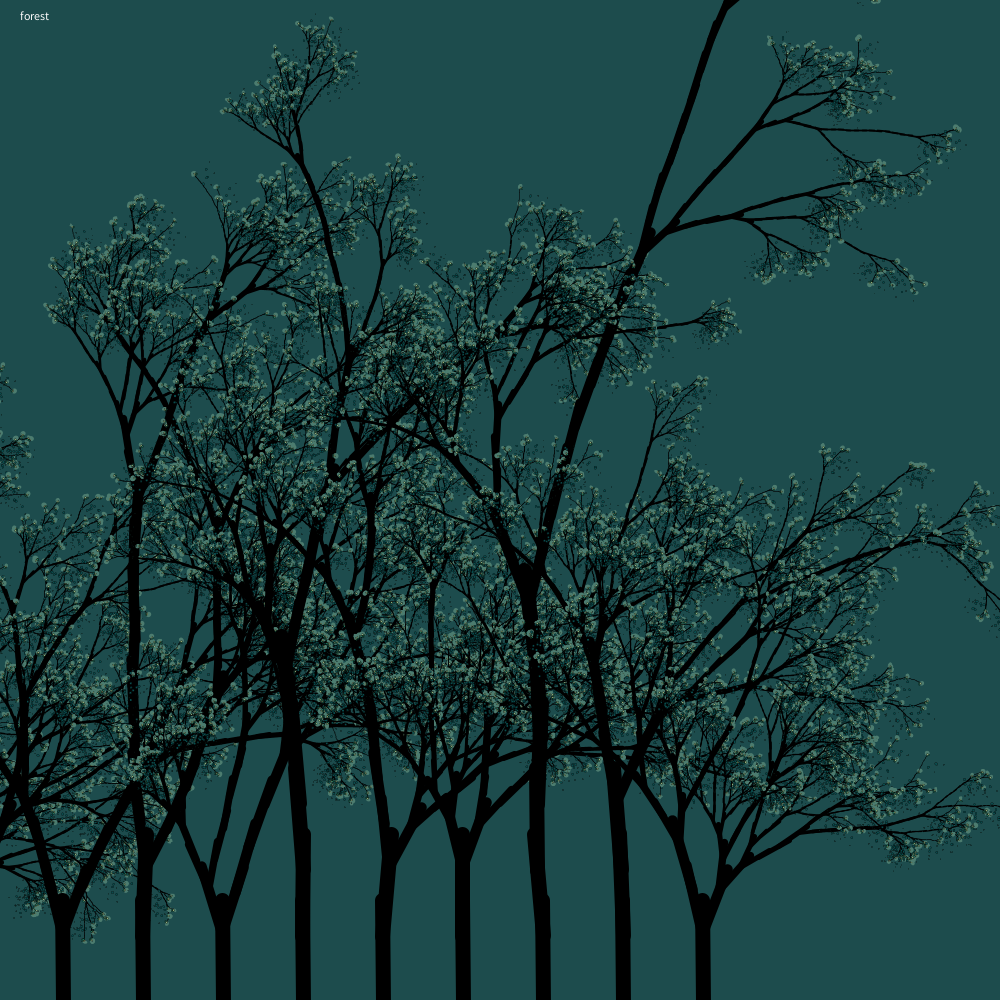
Frame 1 (no input)
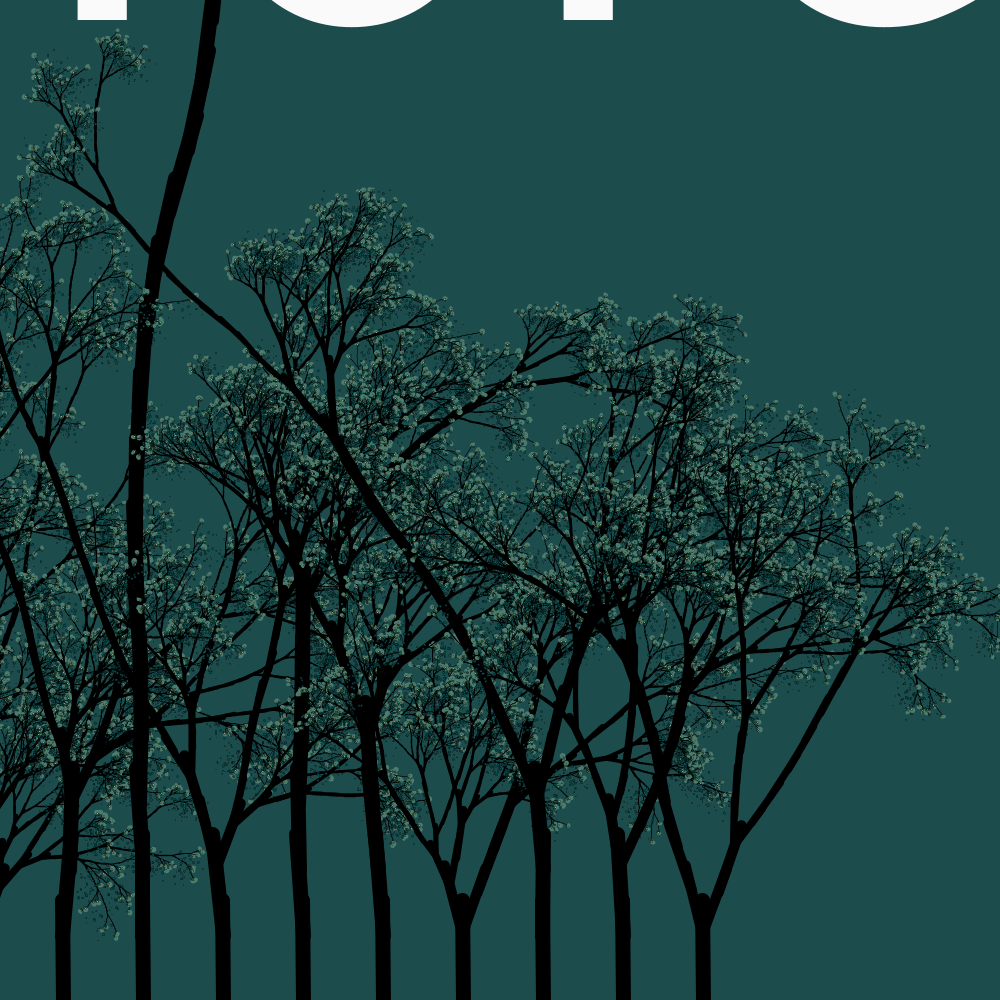
Frame 2 (the mouse pressed at the canvas centre, redrawn once)

The Processing sketch that drew these frames (run headless with seeded random() and noise(); the mouse was pressed at the canvas centre and the sketch redrawn once):

// Processing sketch: sk_k4_20_05
// ── sk_k4_20_05.pde
void setup()
{
  size(1000,1000);
  noLoop();
}

void draw()
{
  fill(250);
  background(#1D4C4D);
  strokeWeight(15);

  text("forest",20,20);
  fill(250);
  textSize(600);

  for(int i=-300; i<=500;i+=80)
  {
    pushMatrix();
    translate(width/5+i,height);
    branch(0);
    popMatrix();
  }
}

void branch(int depth)
{
  if(depth<11)
  {
    line(3,2,2,-height/10);
    {
      translate(0,-height/15);
      rotate(random(-0.1,0.1));

      if(random(1.0)<0.4)
      {  
        rotate(0.4);
        scale(0.7);
        pushMatrix();
        branch(depth+1);
        popMatrix();
        rotate(-0.6);
        pushMatrix();
        branch(depth+1);
        popMatrix();
      }
      else
      {
        branch(depth);
      }
    }
  }
  else
  {
    noStroke();
    fill(#4C7C6F);
    ellipse(0,0,random(100,300),random(100,300));
    stroke(0);
  
    fill(#94AF77);
    ellipse(30,60,random(70,90),random(70,90));
  
    fill(#1C765C);
    ellipse(100,100,random(60,80),random(60,80));
  
    fill(#094C4D);
    ellipse(500,500,random(100,120),random(100,120));
  
    fill(#13392F);
    ellipse(900,500,random(30,50),random(30,50));
  }
}
